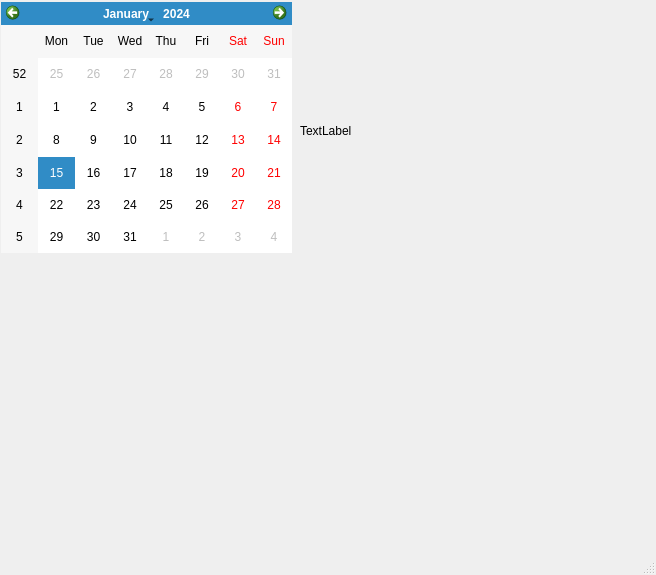
<?xml version="1.0" encoding="UTF-8"?>
<ui version="4.0">
 <class>MainWindow</class>
 <widget class="QMainWindow" name="MainWindow">
  <property name="geometry">
   <rect>
    <x>0</x>
    <y>0</y>
    <width>656</width>
    <height>575</height>
   </rect>
  </property>
  <property name="windowTitle">
   <string>MainWindow</string>
  </property>
  <widget class="QWidget" name="centralwidget">
   <widget class="QCalendarWidget" name="calendarWidget">
    <property name="geometry">
     <rect>
      <x>1</x>
      <y>2</y>
      <width>291</width>
      <height>251</height>
     </rect>
    </property>
   </widget>
   <widget class="QLabel" name="label">
    <property name="geometry">
     <rect>
      <x>300</x>
      <y>10</y>
      <width>331</width>
      <height>241</height>
     </rect>
    </property>
    <property name="text">
     <string>TextLabel</string>
    </property>
   </widget>
  </widget>
  <widget class="QMenuBar" name="menubar">
   <property name="geometry">
    <rect>
     <x>0</x>
     <y>0</y>
     <width>656</width>
     <height>21</height>
    </rect>
   </property>
  </widget>
  <widget class="QStatusBar" name="statusbar"/>
 </widget>
 <resources/>
 <connections/>
</ui>
